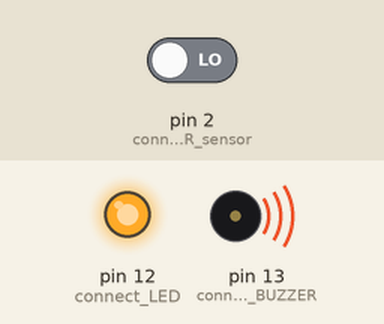
A sketch run on a simulated Arduino Uno, built with avr-gcc and run on an emulated ATmega328P. Shown: output pins drawn as LEDs (lit = HIGH), buzzer (waves = sounding, pin HIGH). The test bench sets the inputs (shaded band); at power-on: pin 2 (connect_IR_sensor) LOW.

Above: at 1.2 s.
1.3 s: pin 2 (connect_IR_sensor) driven HIGH
At 2.5 s:
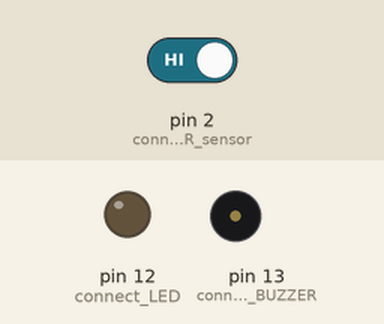
2.8 s: pin 2 (connect_IR_sensor) driven LOW
At 3.9 s:
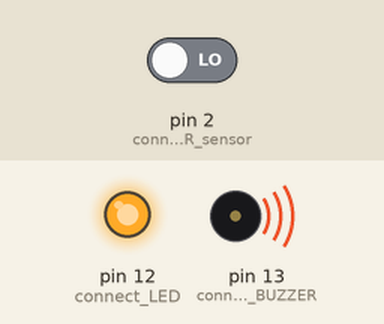
Timing chart, 0 to 5.8 s (numbered marks = the images above; inputs shaded):
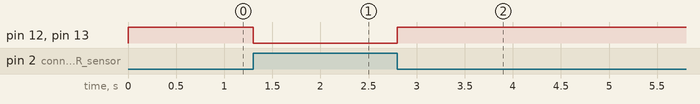

The sketch:

code.ino
```cpp
//SECURITY ALARM USING IR SENSOR

void setup() {
  pinMode(2,INPUT);             // connect IR sensor"s output pin to D2 PIN of arduino
  pinMode(12,OUTPUT);           // connect LED's POSITIVE pin to D12 PIN of arduino
  pinMode(13,OUTPUT);           // connect BUZZER's POSITIVE pin to D13 PIN of arduino
}

void loop() {
  if(digitalRead(2)==1)
 {
   digitalWrite(12,0);
   digitalWrite(13,0);
 }
 if(digitalRead(2)==0)
 {
   digitalWrite(12,1);
   digitalWrite(13,1);
 }

}
```

Measured:
- after the input at 1.3 s, pin 12 (connect_LED), pin 13 (connect_BUZZER): HIGH → LOW at once
- after the input at 2.8 s, pin 12 (connect_LED), pin 13 (connect_BUZZER): LOW → HIGH at once
